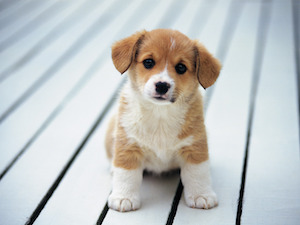
#> input picture Project 2/data/demosaic/puppy.jpg, 300 x 225 px
$ python pixelNeighborPlot.py
#> lines starting #> are read from the running program, lines starting #| are printed output that depends on the picture


import matplotlib.pyplot as plt
import numpy as np

# Author: Tien Li Shen
# Date: 3/7/2021
# Class: CS370

from PIL import Image
# Open the image form working directory
image = Image.open("../data/demosaic/puppy.jpg")
#> image is the input picture: PIL image 300x225 RGB; mean R, G, B 193.4, 196.8, 196.4
img_arr = np.array(image)

length, width, channels = img_arr.shape
#> length = 225; width = 300; channels = 3
red_ch = img_arr[:,:,0].flatten()
gre_ch = img_arr[:,:,1].flatten()
blu_ch = img_arr[:,:,2].flatten()

plt.figure(1)
plt.clf()
plt.subplot(131)
plt.title('red channel'); plt.plot(red_ch[1:],red_ch[:-1], '.', color='red');
plt.subplot(132)
plt.title('green channel'); plt.plot(gre_ch[1:],red_ch[:-1], '.', color='green');
plt.subplot(133)
plt.title('blue channel'); plt.plot(blu_ch[1:],red_ch[:-1], '.', color='blue');
plt.show()
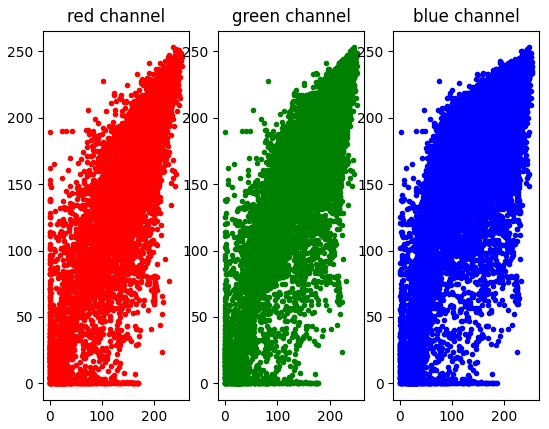
#> figure drawn by matplotlib, 3 panels
